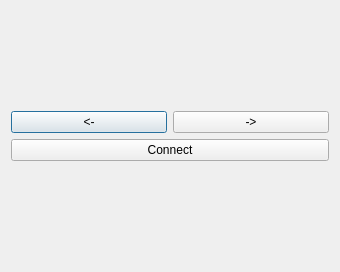
<?xml version="1.0" encoding="UTF-8"?>
<ui version="4.0">
 <class>Dialog</class>
 <widget class="QDialog" name="Dialog">
  <property name="geometry">
   <rect>
    <x>0</x>
    <y>0</y>
    <width>340</width>
    <height>272</height>
   </rect>
  </property>
  <property name="windowTitle">
   <string>Dialog</string>
  </property>
  <layout class="QVBoxLayout" name="verticalLayout_2">
   <item>
    <layout class="QVBoxLayout" name="verticalLayout">
     <item>
      <layout class="QHBoxLayout" name="horizontalLayout">
       <item>
        <widget class="QPushButton" name="pushButton_3">
         <property name="toolTip">
          <string>&lt;html&gt;&lt;head/&gt;&lt;body&gt;&lt;p&gt;&lt;br/&gt;&lt;/p&gt;&lt;/body&gt;&lt;/html&gt;</string>
         </property>
         <property name="text">
          <string>&lt;-</string>
         </property>
        </widget>
       </item>
       <item>
        <widget class="QPushButton" name="right_btn">
         <property name="toolTip">
          <string>&lt;html&gt;&lt;head/&gt;&lt;body&gt;&lt;p&gt;&lt;br/&gt;&lt;/p&gt;&lt;/body&gt;&lt;/html&gt;</string>
         </property>
         <property name="text">
          <string>-&gt;</string>
         </property>
        </widget>
       </item>
      </layout>
     </item>
     <item>
      <widget class="QPushButton" name="connect_button">
       <property name="text">
        <string>Connect</string>
       </property>
      </widget>
     </item>
    </layout>
   </item>
  </layout>
 </widget>
 <resources/>
 <connections/>
</ui>
